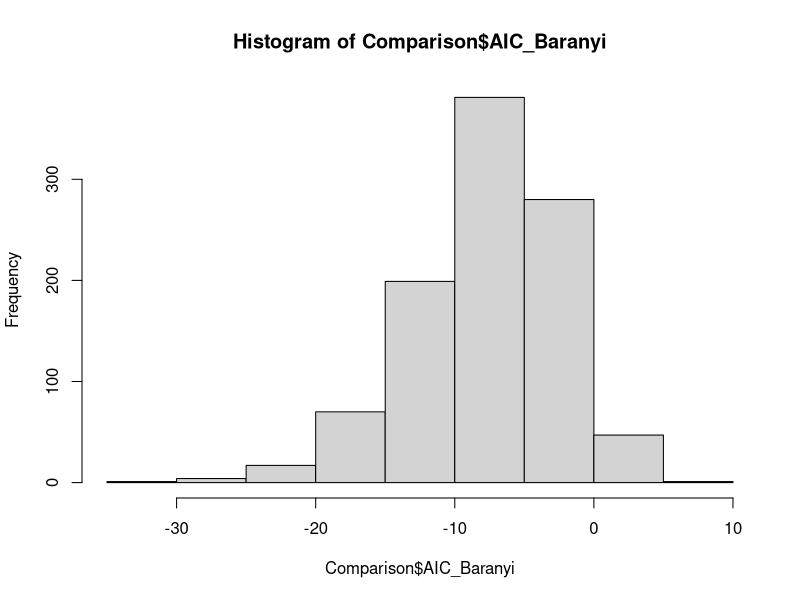
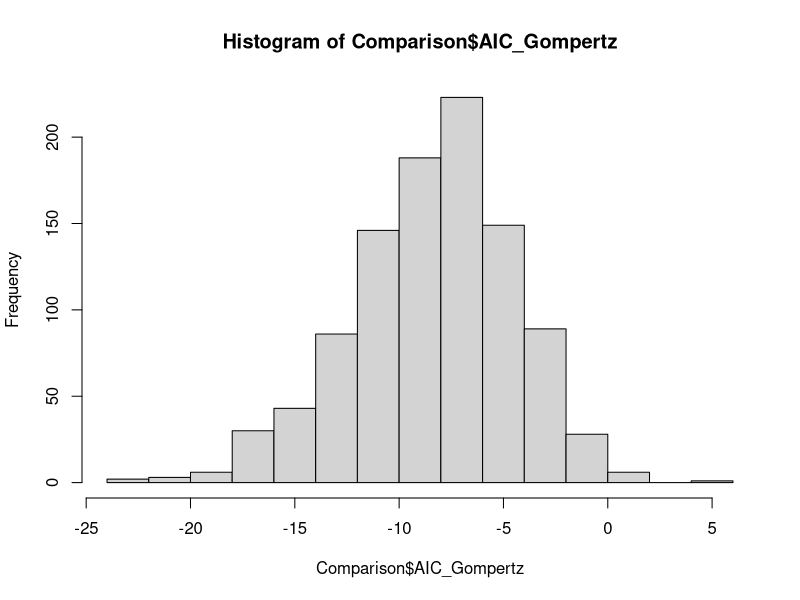
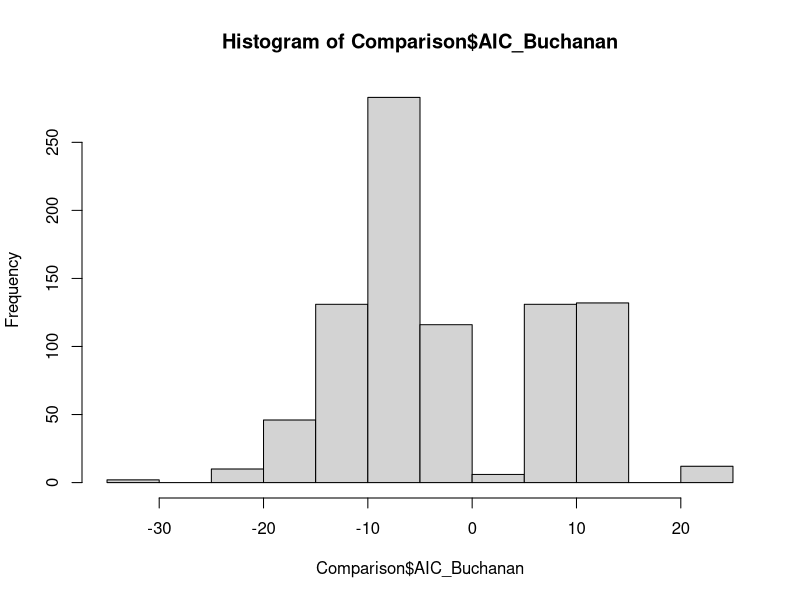

Reproduce these figures in R, in order.
## Model comparison (1000 iterations)

library(minpack.lm)
library(ggplot2)

## Generate data
time <- c(0, 2, 4, 6, 8, 10, 12, 16, 20, 24) 
log_cells <- c(3.62, 3.62, 3.63, 4.14, 5.23, 6.27, 7.57, 8.38, 8.70, 8.69) 

## Models (on log scale)
baranyi <- function(t, r_max, N_max, N_0, t_lag){
  return(N_max + log10((-1+exp(r_max*t_lag) + exp(r_max*t))/(exp(r_max*t) - 1 + exp(r_max*t_lag) * 10^(N_max-N_0))))
}

buchanan <- function(t, r_max, N_max, N_0, t_lag){
  return(N_0 + (t >= t_lag) * (t <= (t_lag + (N_max - N_0) * log(10)/r_max)) * r_max * (t - t_lag)/log(10) +
           (t >= t_lag) * (t > (t_lag + (N_max - N_0) * log(10)/r_max)) * (N_max - N_0))
}

gompertz <- function(t, r_max, N_max, N_0, t_lag){
  return(N_0 + (N_max - N_0) * exp(-exp(r_max * exp(1) * (t_lag - t)/((N_max - N_0) * log(10)) + 1)))
}


## Create dataframe to store AIC results
Comparison  <- as.data.frame(matrix(nrow = 1000, ncol = 3))
colnames(Comparison) <- c("AIC_Buchanan", "AIC_Baranyi", "AIC_Gompertz")

## Initiate loop
for (i in 1:1000) {
  
  
  ## Randomise Data
  Data <- data.frame(time, log_cells) + rnorm(length(time),sd=.1)
  names(Data) <- c("t", "LogN")
  
  ## Calculate starting values
  N_0_start <- min(Data$LogN)
  N_max_start <- max(Data$LogN)
  t_lag_start <- Data$t[which.max(diff(diff(Data$LogN)))]
  r_max_start <- max(diff(Data$LogN))/mean(diff(Data$t))
  
  ## Fit models
  Model_Baranyi <- tryCatch(nlsLM(LogN ~ baranyi(t, r_max, N_max, N_0, t_lag), 
                                  data = Data, 
                                  start = list(r_max=r_max_start, 
                                               N_max=N_max_start, 
                                               N_0=N_0_start, 
                                               t_lag=t_lag_start)), 
                            error = function(e) NULL)
  
  Model_Buchanan <- tryCatch(nlsLM(LogN ~ buchanan(t, r_max, N_max, N_0, t_lag), 
                                   data = Data, 
                                   start = list(r_max=r_max_start, 
                                                N_max=N_max_start, 
                                                N_0=N_0_start, 
                                                t_lag=t_lag_start)),
                             error = function(e) NULL)
  
  Model_Gompertz <- tryCatch(nlsLM(LogN ~ gompertz(t, r_max, N_max, N_0, t_lag), 
                                   data = Data, 
                                   start = list(r_max=r_max_start, 
                                                N_max=N_max_start, 
                                                N_0=N_0_start, 
                                                t_lag=t_lag_start)),
                             error = function(e) NULL)
  
  ## Calculate and store AIC if convergence
  if (!is.null(Model_Baranyi)) {Comparison$AIC_Baranyi[i] <- AIC(Model_Baranyi)}
  if (!is.null(Model_Buchanan)) {Comparison$AIC_Buchanan[i] <- AIC(Model_Buchanan)}
  if (!is.null(Model_Gompertz)) {Comparison$AIC_Gompertz[i] <- AIC(Model_Gompertz)}
  
}

## Model comparison
hist(Comparison$AIC_Baranyi)
hist(Comparison$AIC_Gompertz)
hist(Comparison$AIC_Buchanan)

mean(Comparison$AIC_Baranyi - Comparison$AIC_Gompertz, na.rm=TRUE)
